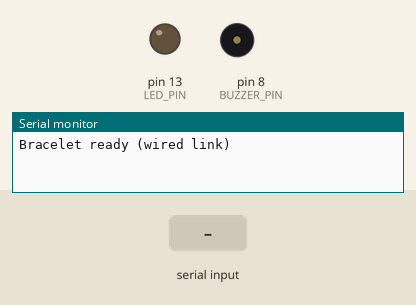
Recording of a sketch running on a simulated Arduino Uno, built with avr-gcc and run on an emulated ATmega328P. On the bench: output pins drawn as LEDs (lit = HIGH), buzzer (waves = sounding, pin HIGH), the last lines printed to the serial monitor. Dashed ring = blinking. Inputs (shaded band) come from the test bench.

Above: at 1.2 s.
1.3 s: "ALERT\n" received over the second serial link
At 1.42 s:
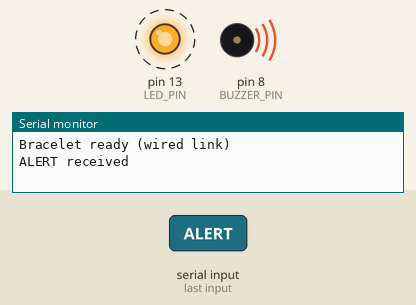
4.3 s: "CLEAR\n" received over the second serial link
At 5.0 s:
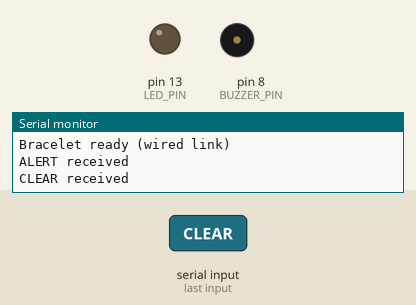
Timing chart, 0 to 7.3 s (numbered marks = the images above; inputs shaded):
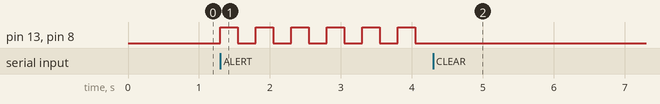

The sketch:

bracelet.ino
```cpp
// BRACELET (UNO WiFi board, wired link) - reacts to ALERT / CLEAR
// Wiring: Safety Box Mega pin 14 (TX3) -> pin 2 here, GND <-> GND
// Optional buzzer on pin 8 (through a resistor or a buzzer module).
#include <SoftwareSerial.h>

SoftwareSerial link(2, 3);      // RX = 2, TX = 3 (unused)

#define LED_PIN    13
#define BUZZER_PIN 8
const unsigned long LINK_TIMEOUT = 5000;   // no message for 5 s -> CLEAR

String line = "";
bool alertOn = false;
unsigned long lastMsg = 0;
unsigned long lastBlink = 0;
bool blinkState = false;

void setup() {
  pinMode(LED_PIN, OUTPUT);
  pinMode(BUZZER_PIN, OUTPUT);
  Serial.begin(115200);
  link.begin(9600);
  Serial.println("Bracelet ready (wired link)");
}

void setAlert(bool on) {
  if (on != alertOn) {
    alertOn = on;
    Serial.println(on ? "ALERT received" : "CLEAR received");
    if (!on) {
      digitalWrite(LED_PIN, LOW);
      digitalWrite(BUZZER_PIN, LOW);
    }
  }
}

void loop() {
  // read one line at a time
  while (link.available()) {
    char c = link.read();
    if (c == '\n') {
      line.trim();
      if (line == "ALERT")      { setAlert(true);  lastMsg = millis(); }
      else if (line == "CLEAR") { setAlert(false); lastMsg = millis(); }
      line = "";
    } else if (line.length() < 16) {
      line += c;
    }
  }

  // lost link -> clear
  if (alertOn && millis() - lastMsg > LINK_TIMEOUT) {
    Serial.println("Link lost - clearing");
    setAlert(false);
  }

  // fast blink + buzz while alert is on
  if (alertOn && millis() - lastBlink >= 250) {
    lastBlink = millis();
    blinkState = !blinkState;
    digitalWrite(LED_PIN, blinkState);
    digitalWrite(BUZZER_PIN, blinkState);
  }
}
```

Measured:
- after the input at 1.3 s, pin 13 (LED_PIN), pin 8 (BUZZER_PIN): alternates HIGH for 0.25 s and LOW for 0.25 s, starting at once
- after the input at 4.3 s, pin 13 (LED_PIN), pin 8 (BUZZER_PIN): stops changing and stays LOW
